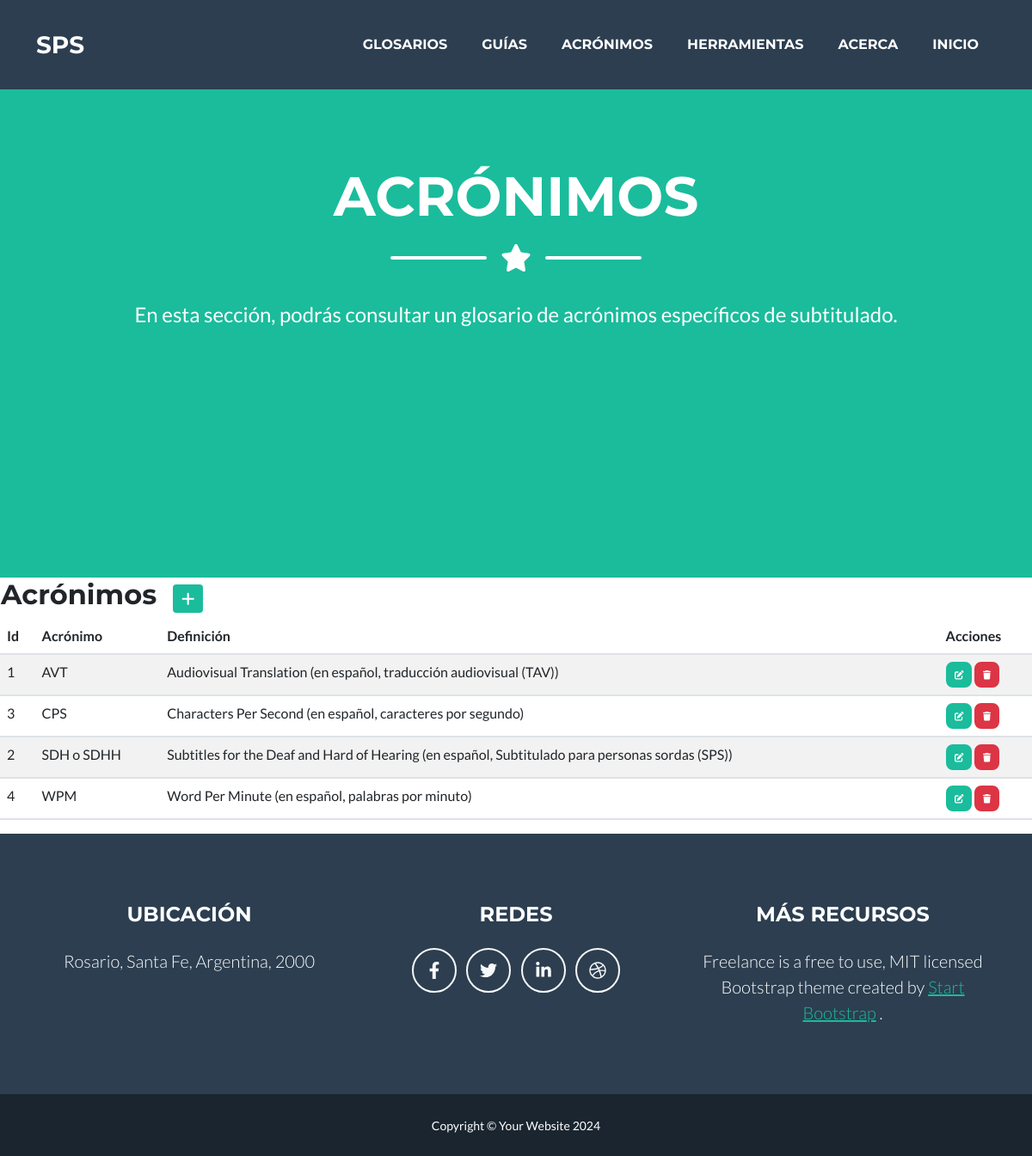
Screenshot of /acrónimos/ with the database file from the repository.
### aplicacion/models.py (models this page shows, shortened)
class Acrónimos(models.Model):
    acrónimo = models.CharField(max_length=100)
    definición = models.CharField(max_length=100)
    class Meta:
        ordering = ["acrónimo"]
        verbose_name = "Acrónimos"
        verbose_name_plural = "Acrónimos"

### aplicacion/views.py (called while the page is built)
def acrónimos(request):
    contexto = {'acrónimos': Acrónimos.objects.all()}
    return render(request, "aplicacion/acrónimos.html", contexto)

### aplicacion/templates/aplicacion/acrónimos.html (shortened to what this page needs)
{% extends "aplicacion/index.html" %}
{% block inicio %}
<li class="nav-item mx-0 mx-lg-1"><a class="nav-link py-3 px-0 px-lg-3 rounded" href="{% url 'home' %}">Inicio</a></li>
{% endblock inicio %}
{% block  titulo%}
<header class="masthead bg-primary text-white text-center">
    <div class="container d-flex align-items-center flex-column">
        <h1 class="masthead-heading text-uppercase mb-0">Acrónimos</h1>
        <div class="divider-custom divider-light">
            <div class="divider-custom-line"></div>
            <div class="divider-custom-icon"><i class="fas fa-star"></i></div>
            <div class="divider-custom-line"></div>
        </div>
        <p class="masthead-subheading font-weight-light mb-0">En esta sección, podrás consultar un glosario de acrónimos específicos de subtitulado.</p>
    </div>
</header>
{% endblock titulo%}
{% block contenido %}
<table>
    <tr>
        <td width="200"><h2>Acrónimos</h2></td>
        <td>
            <a
            href="{% url 'acrónimosForm' %}"
            class="btn btn-primary btn-sm"
            ><i class="fa fa-plus fa-lg" title="Crear"> </i>
            </a>
        </td>
    </tr>
</table>
<table class="table table-striped">
    <thead>
        <tr>
            <th>Id</th>
            <th>Acrónimo</th>
            <th>Definición</th>
            <th>Acciones</th>
        </tr>
    </thead>
    <tbody>
    {% for a in acrónimos  %}
        <tr>
            <td>{{ a.id }}</td>
            <td>{{ a.acrónimo }}</td>
            <td>{{ a.definición }}</td>
            <td>
                <a
                  href="{% url 'acrónimosUpdate' a.id %}"
                  class="btn btn-primary"
                  style="--bs-btn-padding-y: .25rem; --bs-btn-padding-x: .5rem; --bs-btn-font-size: .75rem;"
                  ><i class="fa fa-edit fa-sm" title="Edit Record"></i>
                </a>
                <a
                  href="{% url 'acrónimosDelete' a.id %}"
                  class="btn btn-danger"
                  style="--bs-btn-padding-y: .25rem; --bs-btn-padding-x: .5rem; --bs-btn-font-size: .75rem;"
                  ><i class="fa fa-trash fa-sm" title="Delete Record"></i>
                </a>
            </td>
        </tr>
    {% endfor %}
    </tbody>
</table>
{% endblock contenido %}

### rows the page displays
Acrónimos: id "1", acrónimo "AVT", definición "Audiovisual Translation (en español, traducción audiovisual (TAV))"
Acrónimos: id "3", acrónimo "CPS", definición "Characters Per Second (en español, caracteres por segundo)"
Acrónimos: id "2", acrónimo "SDH o SDHH", definición "Subtitles for the Deaf and Hard of Hearing (en español, Subtitulado para personas sordas (SPS))"
Acrónimos: id "4", acrónimo "WPM", definición "Word Per Minute (en español, palabras por minuto)"
